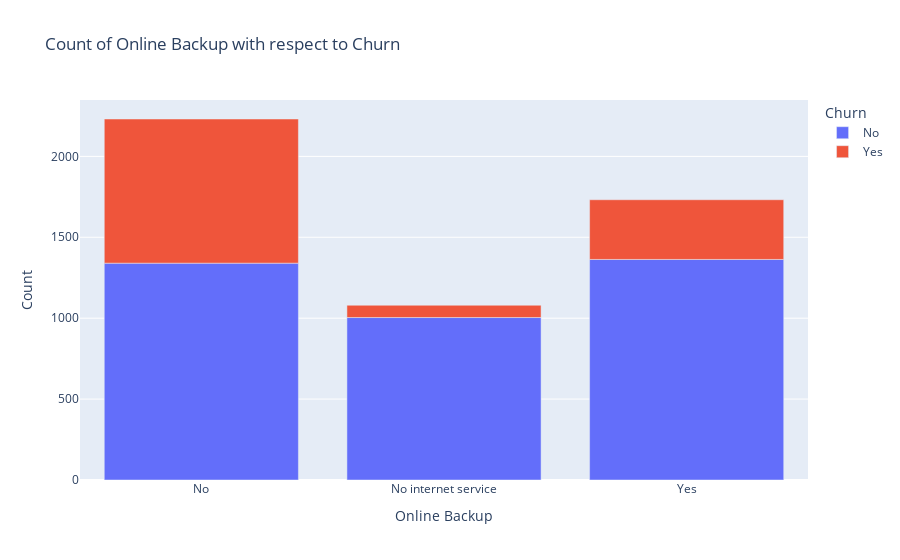

The cell this chart's notebook holds for it:
### Markdown cell above
#### **Online Backup Against Churn**

### Code cell
#Create a DataFrame for the count of "OnlineBackup" against "Churn"
count_df = df_merged.groupby(["OnlineBackup", "Churn"]).size().reset_index(name="Count")

#Create a bar plot using Plotly Express
fig = px.bar(count_df, x="OnlineBackup", y="Count", color="Churn",
             title="Count of Online Backup with respect to Churn",
             labels={"OnlineBackup": "Online Backup", "Count": "Count", "Churn": "Churn"})

#Show the plot
fig.show()

#Create a DataFrame for the count of "OnlineBackup" against "Churn"
count_df = df_merged.groupby(["OnlineBackup", "Churn"]).size().reset_index(name="Count")

#Set the style
sns.set(style="whitegrid")

# Create a bar plot using Seaborn
plt.figure(figsize=(8, 6))
sns.barplot(data=count_df, x="OnlineBackup", y="Count", hue="Churn")#, palette="tab10")

# Set labels and title
plt.xlabel("Online Backup")
plt.ylabel("Count")
plt.title("Count of Online Backup with respect to Churn")

# Show the plot
plt.legend(title="Churn")
plt.show()

### Figure 1 — Plotly figure (JSON) as saved in the notebook; plotly's stock layout.template omitted (floating-point values rounded to 4 significant figures)
{"data": [{"alignmentgroup": "True", "hovertemplate": "Churn=No<br>Online Backup=%{x}<br>Count=%{y}<extra></extra>", "legendgroup": "No", "marker": {"color": "#636efa", "pattern": {"shape": ""}}, "name": "No", "offsetgroup": "No", "orientation": "v", "showlegend": true, "textposition": "auto", "type": "bar", "x": ["No", "No internet service", "Yes"], "xaxis": "x", "y": [1340, 1004, 1363], "yaxis": "y"}, {"alignmentgroup": "True", "hovertemplate": "Churn=Yes<br>Online Backup=%{x}<br>Count=%{y}<extra></extra>", "legendgroup": "Yes", "marker": {"color": "#EF553B", "pattern": {"shape": ""}}, "name": "Yes", "offsetgroup": "Yes", "orientation": "v", "showlegend": true, "textposition": "auto", "type": "bar", "x": ["No", "No internet service", "Yes"], "xaxis": "x", "y": [891, 76, 369], "yaxis": "y"}], "layout": {"barmode": "relative", "legend": {"title": {"text": "Churn"}, "tracegroupgap": 0}, "title": {"text": "Count of Online Backup with respect to Churn"}, "xaxis": {"anchor": "y", "domain": [0, 1], "title": {"text": "Online Backup"}}, "yaxis": {"anchor": "x", "domain": [0, 1], "title": {"text": "Count"}}}}
